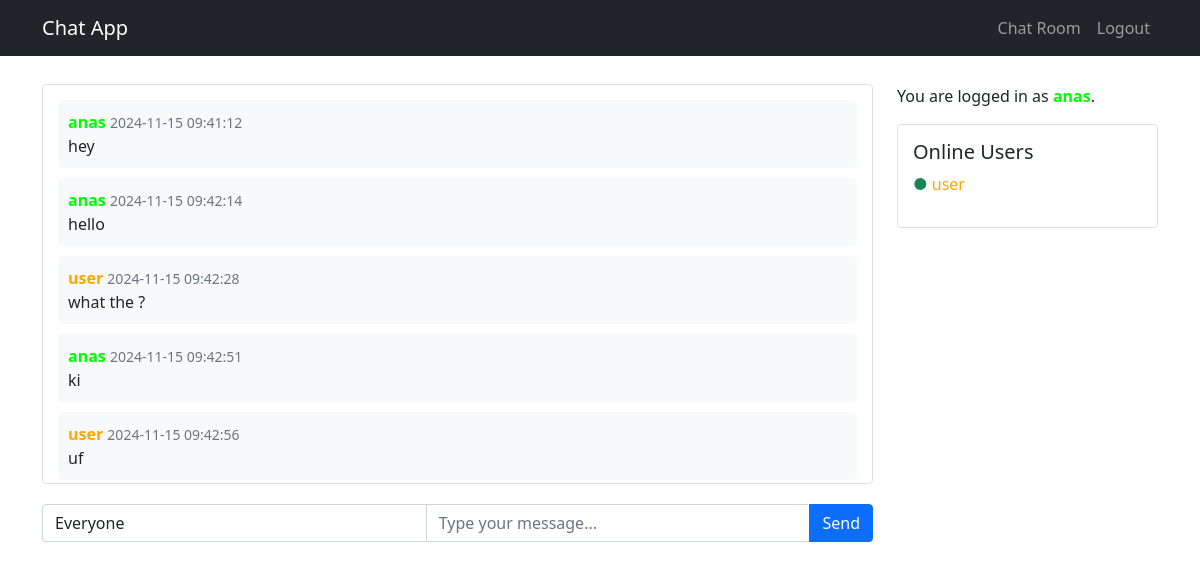
The page /chat (signed in) on the database its author committed.
### tables this page shows
CREATE TABLE messages (
                id INTEGER PRIMARY KEY AUTOINCREMENT,
                sender_id INTEGER NOT NULL,
                message TEXT NOT NULL,
                timestamp DATETIME DEFAULT CURRENT_TIMESTAMP,
                FOREIGN KEY (sender_id) REFERENCES users (id)
            );

CREATE TABLE users (
                id INTEGER PRIMARY KEY AUTOINCREMENT,
                username TEXT UNIQUE NOT NULL,
                password TEXT NOT NULL,
                is_online BOOLEAN DEFAULT 0,
                color_id INTEGER DEFAULT 1
            );

### app.py (the view)
@app.route('/chat')
@logged_in
def chat():
    with sqlite3.connect('users.db') as conn:
        cursor = conn.cursor()
        cursor.execute('''
            SELECT messages.message, users.username, messages.timestamp, users.color_id
            FROM messages
            JOIN users ON messages.sender_id = users.id
            ORDER BY messages.timestamp ASC
        ''')
        messages = cursor.fetchall()
        cursor.execute('SELECT username, color_id FROM users WHERE is_online = 1')
        online_users = cursor.fetchall()
    return render_template('chat.html',messages=messages,online_users=online_users,colors=COLORS)

### utils.py (called while the page is built)
def logged_in(f):
    @wraps(f)
    def decorated_function(*args, **kwargs):
        if 'user_id' not in session:
            flash('Please login first.', 'error')
            return redirect(url_for('login'))
        return f(*args, **kwargs)
    return decorated_function

### templates/chat.html (shortened to what this page needs)
{% extends "layout.html" %}
{% block content %}
<div class="row">
    <div class="col-md-9">
        <div class="messages-container" id="messages">
            {% for message in messages %}
            <div class="message">
                <strong class="color-{{ message[3] }}">{{ message[1] | e }}</strong>
                <small class="text-muted">{{ message[2] }}</small>
                <p class="mb-0">{{ message[0] | e }}</p>
            </div>
            {% endfor %}
        </div>
        <form id="message-form" class="mb-3">
            <div class="input-group">
                <select id="receiver-select" class="form-control">
                    <option value="everyone">Everyone</option>
                </select>
                <input type="text" id="message-input" class="form-control" placeholder="Type your message..." required autocomplete='off' autofocus>
                <button class="btn btn-primary" type="submit">Send</button>
            </div>
        </form>
    </div>
    <div class="col-md-3">
        <div>
            <p>You are logged in as <span class="color-{{ session['color_id'] }}"><b>{{ session['username'] }}</b></span>.</p>
        </div>
        <div class="online-users">
            <h5>Online Users</h5>
            <ul class="list-unstyled" id="online-users-list">
                {% for user in online_users %}
                <li>
                    <span class="text-success">●</span>
                    <span class="color-{{ user[1] }}">{{ user[0] }}</span>
                </li>
                {% endfor %}
            </ul>
        </div>
    </div>
</div>
{% endblock %}

### templates/layout.html (shortened to what this page needs)
<!DOCTYPE html>
<html lang="en">
<head>
    <link href="https://cdn.jsdelivr.net/npm/bootstrap@5.1.3/dist/css/bootstrap.min.css" rel="stylesheet">
</head>
<body>
    <nav class="navbar navbar-expand-sm navbar-dark bg-dark fixed-top">
        <div class="container">
            <a class="navbar-brand" href="{{ url_for('home') }}">Chat App</a>
            <div class="collapse navbar-collapse" id="navbarNav">
                <ul class="navbar-nav ms-auto">
                    {% if session.user_id %}
                        <li class="nav-item">
                            <a class="nav-link" href="{{ url_for('chat') }}">Chat Room</a>
                        </li>
                        <li class="nav-item">
                            <a class="nav-link" href="{{ url_for('logout') }}">Logout</a>
                        </li>
                    {% endif %}
                </ul>
            </div>
        </div>
    </nav>
    <div class="container mt-4">
        {% block content %}{% endblock %}
    </div>
</body>
</html>

### templates/layout.html (style rules this page uses)
body { padding-top: 60px; }
.messages-container { height: 400px; overflow-y: auto; margin-bottom: 20px; padding: 15px; border: 1px solid #dee2e6; border-radius: 4px; }
.message { margin-bottom: 10px; padding: 10px; border-radius: 4px; background-color: #f8f9fa; }
.online-users { border: 1px solid #dee2e6; border-radius: 4px; padding: 15px; }

### rows shown on the page
messages: username "anas", timestamp "2024-11-15 09:41:12", message "hey"
messages: username "anas", timestamp "2024-11-15 09:42:14", message "hello"
messages: username "user", timestamp "2024-11-15 09:42:28", message "what the ?"
messages: username "anas", timestamp "2024-11-15 09:42:51", message "ki"
messages: username "user", timestamp "2024-11-15 09:42:56", message "uf"
users: username "anas"
users: username "user"
